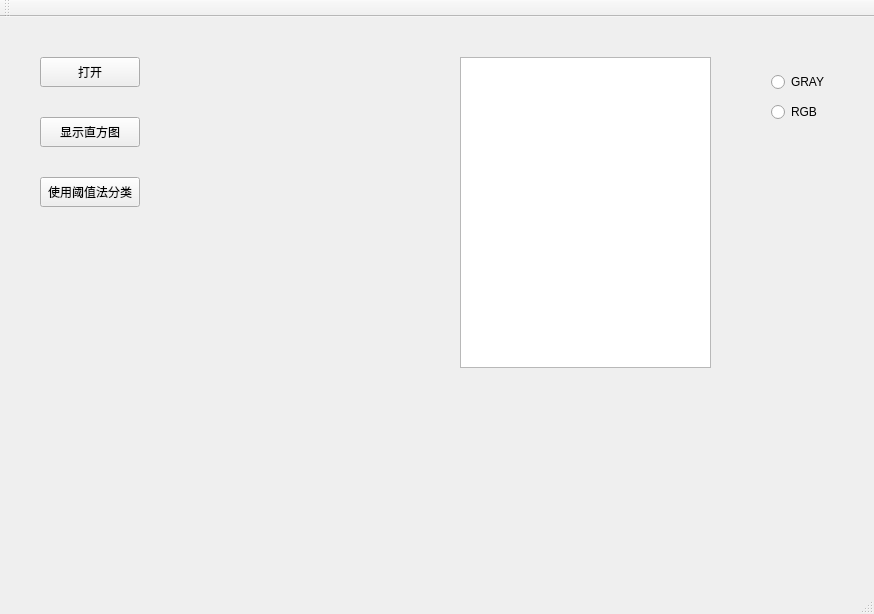
<?xml version="1.0" encoding="UTF-8"?>
<ui version="4.0">
 <class>MainWindow</class>
 <widget class="QMainWindow" name="MainWindow">
  <property name="geometry">
   <rect>
    <x>0</x>
    <y>0</y>
    <width>874</width>
    <height>614</height>
   </rect>
  </property>
  <property name="windowTitle">
   <string>MainWindow</string>
  </property>
  <widget class="QWidget" name="centralWidget">
   <widget class="QPushButton" name="PB_open">
    <property name="geometry">
     <rect>
      <x>40</x>
      <y>40</y>
      <width>100</width>
      <height>30</height>
     </rect>
    </property>
    <property name="text">
     <string>打开</string>
    </property>
   </widget>
   <widget class="QPushButton" name="PB_hist">
    <property name="geometry">
     <rect>
      <x>40</x>
      <y>100</y>
      <width>100</width>
      <height>30</height>
     </rect>
    </property>
    <property name="text">
     <string>显示直方图</string>
    </property>
   </widget>
   <widget class="QPushButton" name="PB_yuzhifa">
    <property name="geometry">
     <rect>
      <x>40</x>
      <y>160</y>
      <width>100</width>
      <height>30</height>
     </rect>
    </property>
    <property name="text">
     <string>使用阈值法分类</string>
    </property>
   </widget>
   <widget class="QListWidget" name="listWidget">
    <property name="geometry">
     <rect>
      <x>460</x>
      <y>40</y>
      <width>251</width>
      <height>311</height>
     </rect>
    </property>
   </widget>
   <widget class="QWidget" name="verticalLayoutWidget">
    <property name="geometry">
     <rect>
      <x>760</x>
      <y>40</y>
      <width>93</width>
      <height>80</height>
     </rect>
    </property>
    <layout class="QVBoxLayout" name="verticalLayout">
     <item>
      <widget class="QRadioButton" name="RB_GRAY">
       <property name="text">
        <string>GRAY</string>
       </property>
      </widget>
     </item>
     <item>
      <widget class="QRadioButton" name="RB_RGB">
       <property name="text">
        <string>RGB</string>
       </property>
      </widget>
     </item>
    </layout>
   </widget>
  </widget>
  <widget class="QMenuBar" name="menuBar">
   <property name="geometry">
    <rect>
     <x>0</x>
     <y>0</y>
     <width>874</width>
     <height>22</height>
    </rect>
   </property>
  </widget>
  <widget class="QToolBar" name="mainToolBar">
   <attribute name="toolBarArea">
    <enum>TopToolBarArea</enum>
   </attribute>
   <attribute name="toolBarBreak">
    <bool>false</bool>
   </attribute>
  </widget>
  <widget class="QStatusBar" name="statusBar"/>
 </widget>
 <layoutdefault spacing="6" margin="11"/>
 <resources/>
 <connections/>
</ui>
